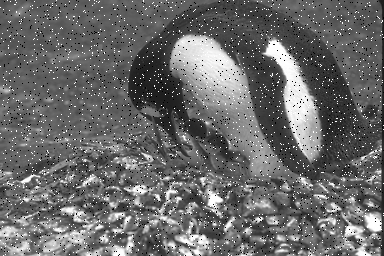
%> input picture cwiczenia/Obraz_01a.png, 384 x 256 px
$ octave zadanie_1_1.m   (GNU Octave 9; MATLAB toolbox functions it lacks are replaced by stand-ins)
%> lines starting %> are read from the running program, lines starting %| are printed output that depends on the picture
% Popraw jakosc obrazow 1 i 2 uzywajac operacji filtracji

clc;
clear;
close all;
pkg load image;

[I1, map1] = imread("Obraz_01a.png");
%> I1 is the input picture: size 256x384 uint8; min 0, max 255, mean 106
%> map1 = []
[I2, map2] = imread("Obraz_02a.png");
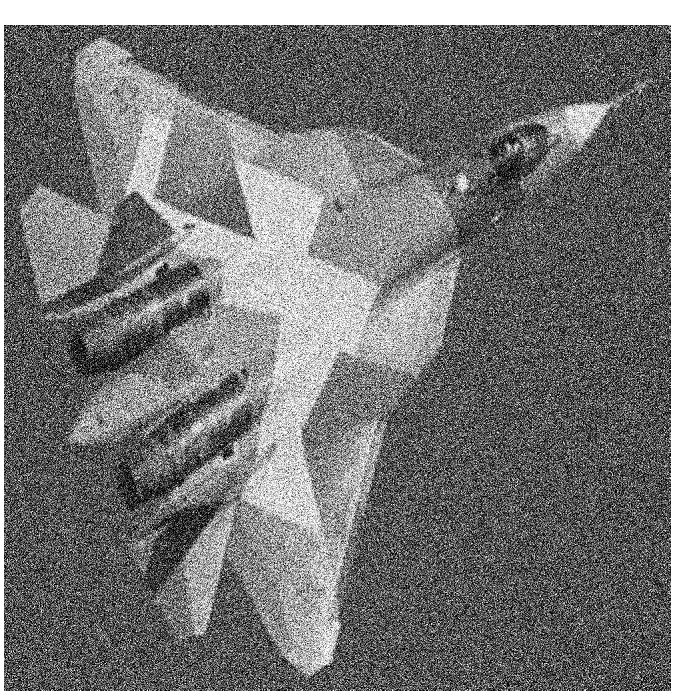
%> input picture cwiczenia/Obraz_02a.png, 675 x 698 px
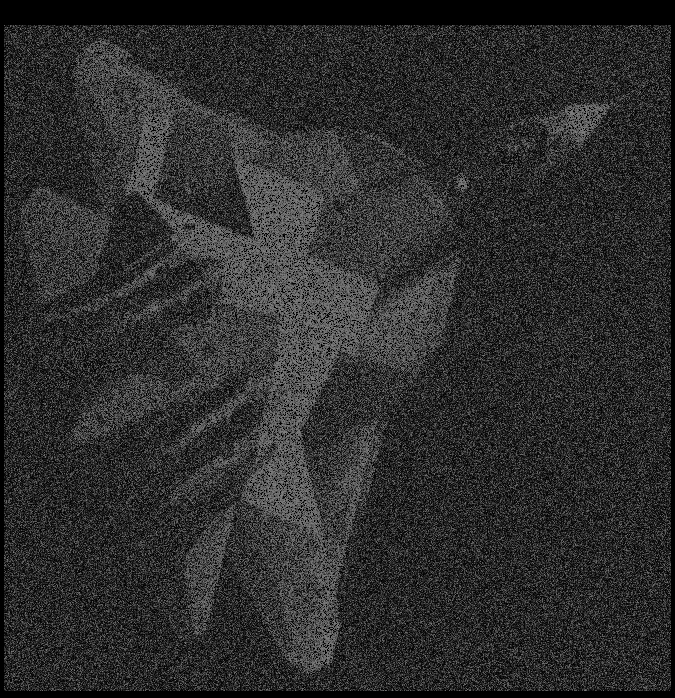
%> I2: size 698x675 uint8; min 0, max 127, mean 45.7
%> map2 = 128 rows, first 12: [1 1 1; 0.329 0.329 0.329; 0.282 0.282 0.282; 0.314 0.314 0.314; 0.376 0.376 0.376; 0.353 0.353 0.353; 0.337 0.337 0.337; 0 0 0; 0.369 0.369 0.369; 0.298 0.298 0.298; 0.361 0.361 0.361; 0.345 0.345 0.345]

h = fspecial("gaussian", [5, 5], 1);
I1_filtred = imfilter(I1, h);
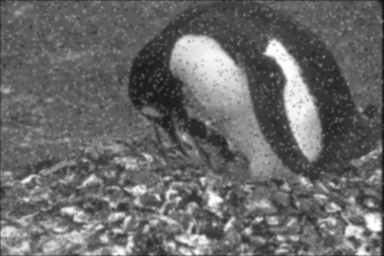
%> I1_filtred: size 256x384 uint8; min 14, max 255, mean 105.6

I1_filtred = medfilt2(I1_filtred);

figure;
subplot(1,2,1);
imshow(I1);
title("OG");

subplot(1,2,2);
imshow(I1_filtred);
title("MOD");

I2_filtred = imfilter(I2, h);

I2_filtred = medfilt2(I2_filtred);

figure;
subplot(1,2,1);
imshow(I2);
title("OG");

subplot(1,2,2);
imshow(I2_filtred);
title("MOD");
